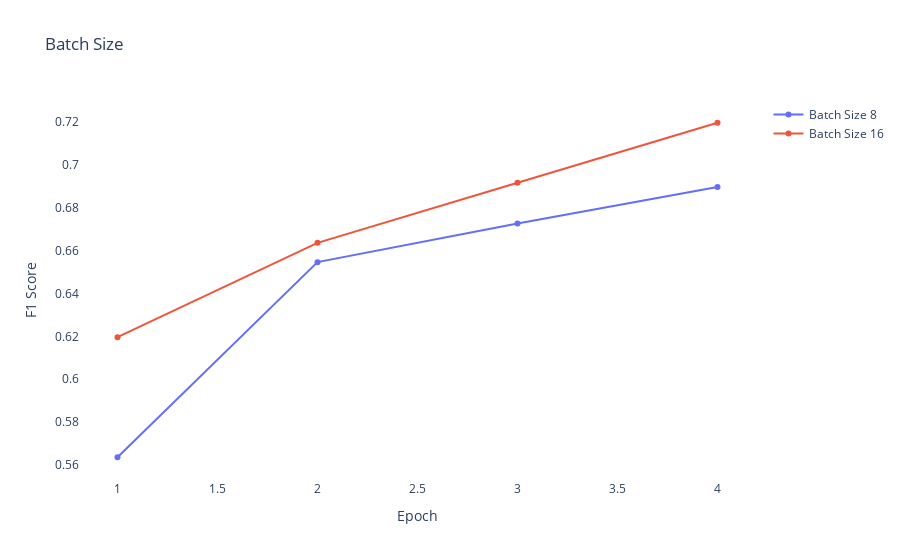

Notebook source saved alongside this figure:
### Code cell
fig = go.Figure()

batch8 = [0.5635635635635635, 0.6546546546546547, 0.6726726726726727, 0.6896896896896897]
batch16 = [0.6196196196196196, 0.6636636636636637, 0.6916916916916916, 0.7197197197197197]


fig.add_trace(make_scatter_trace(batch8, 'Batch Size 8'))
fig.add_trace(make_scatter_trace(batch16, "Batch Size 16"))

fig.update_layout(title_text = 'Batch Size', paper_bgcolor='rgba(0,0,0,0)',plot_bgcolor='rgba(0,0,0,0)')
fig.update_xaxes(title_text='Epoch')
fig.update_yaxes(title_text='F1 Score')

fig.show()

### Figure 1 — Plotly figure (JSON) as saved in the notebook; plotly's stock layout.template omitted (floating-point values rounded to 4 significant figures)
{"data": [{"name": "Batch Size 8", "type": "scatter", "x": [1, 2, 3, 4, 5, 6, 7, 8], "y": [0.5636, 0.6547, 0.6727, 0.6897]}, {"name": "Batch Size 16", "type": "scatter", "x": [1, 2, 3, 4, 5, 6, 7, 8], "y": [0.6196, 0.6637, 0.6917, 0.7197]}], "layout": {"paper_bgcolor": "rgba(0,0,0,0)", "plot_bgcolor": "rgba(0,0,0,0)", "title": {"text": "Batch Size"}, "xaxis": {"title": {"text": "Epoch"}}, "yaxis": {"title": {"text": "F1 Score"}}}}
